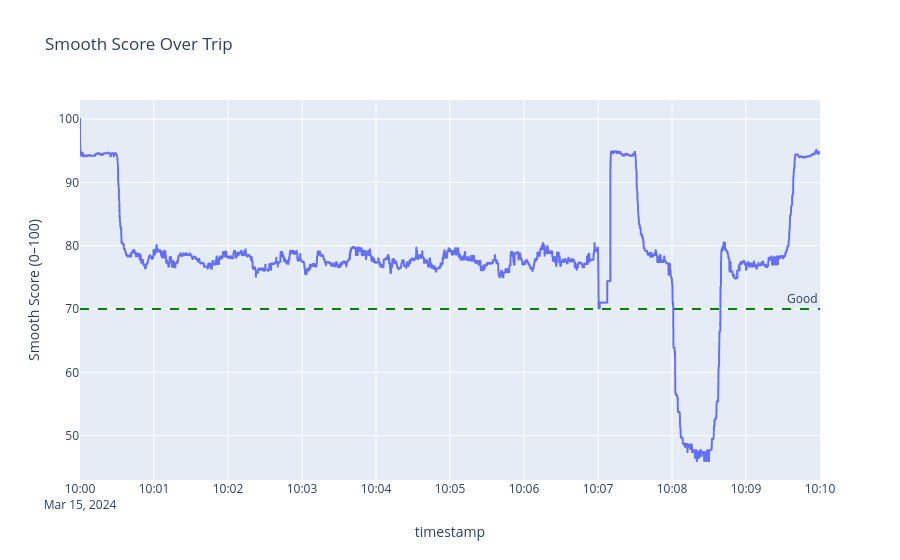

Notebook source saved alongside this figure:
### Code cell
fig = px.line(result, x="timestamp", y="smooth_score",
              title="Smooth Score Over Trip",
              labels={"smooth_score": "Smooth Score (0–100)"})
fig.add_hline(y=70, line_dash="dash", line_color="green", annotation_text="Good")
fig.show()

### Figure 1 — Plotly figure (JSON) as saved in the notebook; plotly's stock layout.template omitted (floating-point values rounded to 4 significant figures; data arrays with more than 128 entries replaced by an {"elided": "..."} marker saying what was removed)
{"data": [{"hovertemplate": "timestamp=%{x}<br>Smooth Score (0–100)=%{y}<extra></extra>", "legendgroup": "", "line": {"color": "#636efa", "dash": "solid"}, "marker": {"symbol": "circle"}, "mode": "lines", "name": "", "showlegend": false, "type": "scattergl", "x": {"elided": "30000 str values"}, "xaxis": "x", "y": {"elided": "30000 float values"}, "yaxis": "y"}], "layout": {"annotations": [{"showarrow": false, "text": "Good", "x": 1, "xanchor": "right", "xref": "x domain", "y": 70, "yanchor": "bottom", "yref": "y"}], "legend": {"tracegroupgap": 0}, "shapes": [{"line": {"color": "green", "dash": "dash"}, "type": "line", "x0": 0, "x1": 1, "xref": "x domain", "y0": 70, "y1": 70, "yref": "y"}], "title": {"text": "Smooth Score Over Trip"}, "xaxis": {"anchor": "y", "domain": [0, 1], "title": {"text": "timestamp"}}, "yaxis": {"anchor": "x", "domain": [0, 1], "title": {"text": "Smooth Score (0–100)"}}}}
